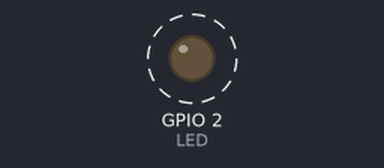
The program below on a simulated ESP8266 board running MicroPython. On the bench: output pins drawn as LEDs (lit = HIGH, except the on-board LED, lit = LOW). Dashed ring = blinking.

Above: at 0.05 s.
Timing chart, 0 to 3.0 s (numbered marks = the images above):
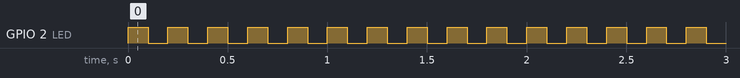

Measured:
- by itself, GPIO 2 (LED): alternates HIGH for 0.10 s and LOW for 0.10 s

The program:

blink.py
```python
from machine import Pin
from time import sleep_ms

LED = 2
FREQ = 5  # Hertz

def blink(pin, freq):
    ms = int(1000/freq/2)
    while True:
        pin.high()
        sleep_ms(ms)
        pin.low()
        sleep_ms(ms)

if __name__ == '__main__':
    pin = Pin(LED, Pin.OUT)
    blink(pin, FREQ)
```
